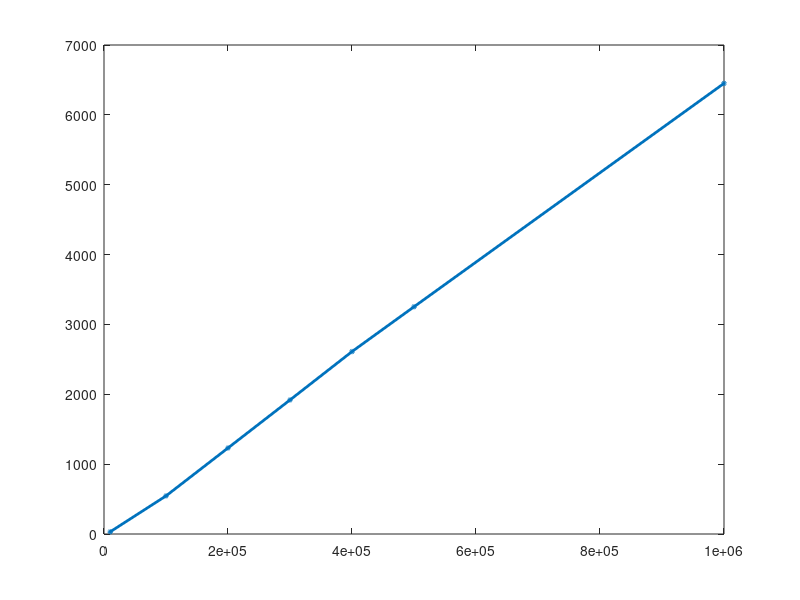

Write the MATLAB code that produced this figure. (Note: this script raises an error after producing the figure.)
sumo = [545.14	1231.46	1918.82	2611.42	3252.70	6450.62]
DEVS = [268.47  457.14	637.12	847.26	1081.60	2265.26]
mean = (sumo/DEVS)
num = [100000	200000	300000	400000	500000	1000000]
plot([10000	num], [31.38 sumo],'DisplayName',"SUMO",'Marker','o','LineWidth',2,'MarkerSize',2)
text(num, sumo, string(sumo),'HorizontalAlignment','right','VerticalAlignment','baseline')
hold on 
plot([10000	num], [14.82 DEVS], 'DisplayName',"fwkDEVS",'Marker','o','LineWidth',2,'MarkerSize',2)
text(num, DEVS, string(DEVS),'HorizontalAlignment','left','VerticalAlignment','cap')
hold off
legend(); grid()
xscale log
% title('Avarage Execution Time')
xlabel('Number of vehicles'); ylabel('Time (s)')